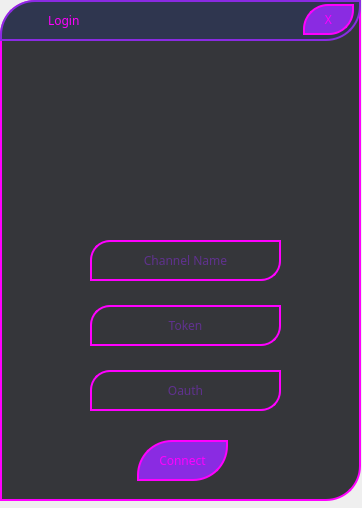
<?xml version="1.0" encoding="UTF-8"?>
<ui version="4.0">
 <class>MainWindow</class>
 <widget class="QMainWindow" name="MainWindow">
  <property name="geometry">
   <rect>
    <x>0</x>
    <y>0</y>
    <width>362</width>
    <height>508</height>
   </rect>
  </property>
  <property name="windowTitle">
   <string>MainWindow</string>
  </property>
  <widget class="QWidget" name="centralwidget">
   <widget class="QWidget" name="widget" native="true">
    <property name="geometry">
     <rect>
      <x>0</x>
      <y>0</y>
      <width>361</width>
      <height>501</height>
     </rect>
    </property>
    <property name="minimumSize">
     <size>
      <width>361</width>
      <height>501</height>
     </size>
    </property>
    <property name="maximumSize">
     <size>
      <width>361</width>
      <height>501</height>
     </size>
    </property>
    <property name="styleSheet">
     <string notr="true">QWidget{
	border: 2px solid rgb(255,0,255);
	background-color: rgb(53, 54, 58);
	border-top-left-radius :35px;
	border-bottom-right-radius : 35px
}</string>
    </property>
    <widget class="QFrame" name="frame">
     <property name="geometry">
      <rect>
       <x>0</x>
       <y>0</y>
       <width>361</width>
       <height>41</height>
      </rect>
     </property>
     <property name="styleSheet">
      <string notr="true">QFrame{
	border: 2px solid rgb(138,43,226);
	background-color: rgb(47,54,79);
}</string>
     </property>
     <property name="frameShape">
      <enum>QFrame::StyledPanel</enum>
     </property>
     <property name="frameShadow">
      <enum>QFrame::Raised</enum>
     </property>
     <widget class="QPushButton" name="pushButton_2">
      <property name="geometry">
       <rect>
        <x>303</x>
        <y>4</y>
        <width>51</width>
        <height>31</height>
       </rect>
      </property>
      <property name="font">
       <font>
        <family>8514oem</family>
       </font>
      </property>
      <property name="styleSheet">
       <string notr="true">QPushButton{
	border-top-left-radius :25px;
	border-bottom-right-radius : 25px;
	background-color: rgb(138,43,226);
	color: rgb(255,0,255);
}

QPushButton:hover{
	background-color: rgb(255,43,255);
	color: rgb(138,43,226);
}

QPushButton:pressed{
	background-color: rgb(47,54,79);
	color: rgb(255,43,255);
}</string>
      </property>
      <property name="text">
       <string>X</string>
      </property>
     </widget>
     <widget class="QLabel" name="label_2">
      <property name="geometry">
       <rect>
        <x>48</x>
        <y>10</y>
        <width>81</width>
        <height>21</height>
       </rect>
      </property>
      <property name="font">
       <font>
        <family>8514oem</family>
       </font>
      </property>
      <property name="styleSheet">
       <string notr="true">border: rgb(47,54,79);
color: rgb(255, 0, 255);</string>
      </property>
      <property name="text">
       <string>Login</string>
      </property>
     </widget>
     <widget class="QLabel" name="iconLabel">
      <property name="geometry">
       <rect>
        <x>16</x>
        <y>11</y>
        <width>24</width>
        <height>24</height>
       </rect>
      </property>
      <property name="styleSheet">
       <string notr="true">border:rgb(47,79,79);</string>
      </property>
      <property name="text">
       <string/>
      </property>
      <property name="pixmap">
       <pixmap>:/icons/twitch_icon.ico</pixmap>
      </property>
      <property name="scaledContents">
       <bool>true</bool>
      </property>
     </widget>
     <widget class="QLabel" name="label_4">
      <property name="geometry">
       <rect>
        <x>19</x>
        <y>10</y>
        <width>20</width>
        <height>20</height>
       </rect>
      </property>
      <property name="styleSheet">
       <string notr="true">border: rgb(53, 54, 58);</string>
      </property>
      <property name="text">
       <string/>
      </property>
      <property name="pixmap">
       <pixmap resource="../resource.qrc">:/prfx/twitch_icon.ico</pixmap>
      </property>
      <property name="scaledContents">
       <bool>true</bool>
      </property>
     </widget>
    </widget>
    <widget class="QLabel" name="label">
     <property name="geometry">
      <rect>
       <x>120</x>
       <y>76</y>
       <width>122</width>
       <height>121</height>
      </rect>
     </property>
     <property name="styleSheet">
      <string notr="true">border: 0px solid rgb(53, 54, 58);</string>
     </property>
     <property name="text">
      <string/>
     </property>
     <property name="pixmap">
      <pixmap>:/icons/twitch_icon.ico</pixmap>
     </property>
     <property name="scaledContents">
      <bool>true</bool>
     </property>
    </widget>
    <widget class="QLineEdit" name="lineEdit">
     <property name="geometry">
      <rect>
       <x>90</x>
       <y>305</y>
       <width>191</width>
       <height>41</height>
      </rect>
     </property>
     <property name="font">
      <font>
       <family>8514oem</family>
      </font>
     </property>
     <property name="styleSheet">
      <string notr="true">QLineEdit{
	border-top-left-radius :20px;
	border-bottom-right-radius : 20px;
	color: rgb(138,43,226);
}
QLineEdit:hover{
	border: 2px solid rgb(138,43,226);
}
QLineEdit:focus{
	border: 2px solid rgb(138,43,226);
}
	/*border-top-left-radius :20px;*/
	/*border-bottom-right-radius : 20px;*/
</string>
     </property>
     <property name="text">
      <string/>
     </property>
     <property name="alignment">
      <set>Qt::AlignCenter</set>
     </property>
     <property name="placeholderText">
      <string>Token</string>
     </property>
    </widget>
    <widget class="QPushButton" name="pushButton">
     <property name="geometry">
      <rect>
       <x>137</x>
       <y>440</y>
       <width>91</width>
       <height>41</height>
      </rect>
     </property>
     <property name="font">
      <font>
       <family>8514oem</family>
      </font>
     </property>
     <property name="cursor">
      <cursorShape>PointingHandCursor</cursorShape>
     </property>
     <property name="styleSheet">
      <string notr="true">QPushButton{
	background-color: rgb(138,43,226);
	color: rgb(255,0,255);
}

QPushButton:hover{
	background-color: rgb(255,43,255);
	color: rgb(138,43,226);
}

QPushButton:pressed{
	background-color: rgb(47,54,79);
	color: rgb(255,43,255);
}</string>
     </property>
     <property name="text">
      <string>Connect</string>
     </property>
    </widget>
    <widget class="QPushButton" name="pushButton_3">
     <property name="geometry">
      <rect>
       <x>317</x>
       <y>456</y>
       <width>34</width>
       <height>34</height>
      </rect>
     </property>
     <property name="cursor">
      <cursorShape>PointingHandCursor</cursorShape>
     </property>
     <property name="styleSheet">
      <string notr="true">QPushButton:hover{
	background-color: rgb(255,43,255);
	color: rgb(138,43,226);
}
QPushButton{
border-radius: 15px;
border: rgb(53, 54, 58);
}
</string>
     </property>
     <property name="text">
      <string/>
     </property>
     <property name="icon">
      <iconset resource="../resource.qrc">
       <normaloff>:/prfx/github.ico</normaloff>:/prfx/github.ico</iconset>
     </property>
     <property name="iconSize">
      <size>
       <width>44</width>
       <height>46</height>
      </size>
     </property>
    </widget>
    <widget class="QLineEdit" name="lineEdit_2">
     <property name="geometry">
      <rect>
       <x>90</x>
       <y>370</y>
       <width>191</width>
       <height>41</height>
      </rect>
     </property>
     <property name="font">
      <font>
       <family>8514oem</family>
      </font>
     </property>
     <property name="styleSheet">
      <string notr="true">QLineEdit{
	border-top-left-radius :20px;
	border-bottom-right-radius : 20px;
	color: rgb(138,43,226);
}
QLineEdit:hover{
	border: 2px solid rgb(138,43,226);
}
QLineEdit:focus{
	border: 2px solid rgb(138,43,226);
}
	/*border-top-left-radius :20px;*/
	/*border-bottom-right-radius : 20px;*/
</string>
     </property>
     <property name="text">
      <string/>
     </property>
     <property name="alignment">
      <set>Qt::AlignCenter</set>
     </property>
     <property name="placeholderText">
      <string>Oauth</string>
     </property>
    </widget>
    <widget class="QLineEdit" name="lineEdit_3">
     <property name="geometry">
      <rect>
       <x>90</x>
       <y>240</y>
       <width>191</width>
       <height>41</height>
      </rect>
     </property>
     <property name="font">
      <font>
       <family>8514oem</family>
      </font>
     </property>
     <property name="styleSheet">
      <string notr="true">QLineEdit{
	border-top-left-radius :20px;
	border-bottom-right-radius : 20px;
	color: rgb(138,43,226);
}
QLineEdit:hover{
	border: 2px solid rgb(138,43,226);
}
QLineEdit:focus{
	border: 2px solid rgb(138,43,226);
}
	/*border-top-left-radius :20px;*/
	/*border-bottom-right-radius : 20px;*/
</string>
     </property>
     <property name="text">
      <string/>
     </property>
     <property name="alignment">
      <set>Qt::AlignCenter</set>
     </property>
     <property name="placeholderText">
      <string>Channel Name</string>
     </property>
    </widget>
    <widget class="QLabel" name="label_3">
     <property name="geometry">
      <rect>
       <x>130</x>
       <y>70</y>
       <width>131</width>
       <height>131</height>
      </rect>
     </property>
     <property name="styleSheet">
      <string notr="true">border: rgb(53, 54, 58);</string>
     </property>
     <property name="text">
      <string/>
     </property>
     <property name="pixmap">
      <pixmap resource="../resource.qrc">:/prfx/twitch_icon.ico</pixmap>
     </property>
     <property name="scaledContents">
      <bool>true</bool>
     </property>
    </widget>
   </widget>
  </widget>
 </widget>
 <resources>
  <include location="../resource.qrc"/>
 </resources>
 <connections/>
</ui>
